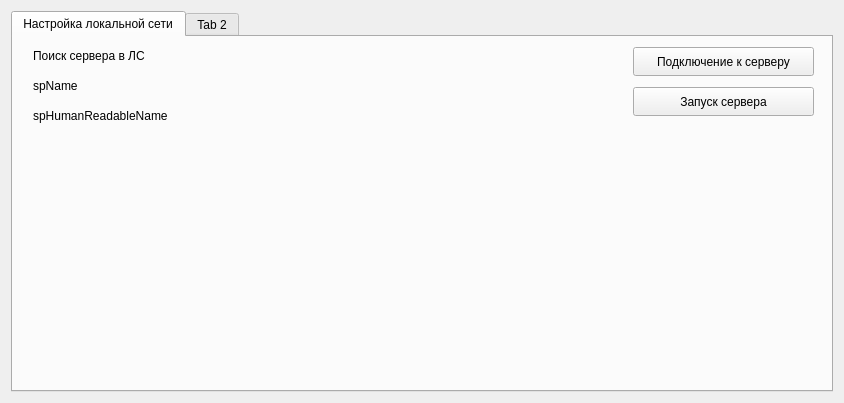
<?xml version="1.0" encoding="UTF-8"?>
<ui version="4.0">
 <class>unitTextMainWindow</class>
 <widget class="QMainWindow" name="unitTextMainWindow">
  <property name="geometry">
   <rect>
    <x>0</x>
    <y>0</y>
    <width>844</width>
    <height>403</height>
   </rect>
  </property>
  <property name="windowTitle">
   <string>unitTextMainWindow</string>
  </property>
  <widget class="QWidget" name="centralWidget">
   <layout class="QGridLayout" name="gridLayout">
    <item row="0" column="0">
     <widget class="QTabWidget" name="tabWidget">
      <widget class="QWidget" name="tab">
       <attribute name="title">
        <string>Настройка локальной сети</string>
       </attribute>
       <widget class="QPushButton" name="btnNetworkInterface">
        <property name="geometry">
         <rect>
          <x>620</x>
          <y>10</y>
          <width>181</width>
          <height>29</height>
         </rect>
        </property>
        <property name="text">
         <string>Подключение к серверу</string>
        </property>
       </widget>
       <widget class="QLabel" name="spHardwareAddress">
        <property name="geometry">
         <rect>
          <x>20</x>
          <y>10</y>
          <width>141</width>
          <height>17</height>
         </rect>
        </property>
        <property name="text">
         <string>Поиск сервера в ЛС</string>
        </property>
       </widget>
       <widget class="QLabel" name="spName">
        <property name="geometry">
         <rect>
          <x>20</x>
          <y>40</y>
          <width>141</width>
          <height>17</height>
         </rect>
        </property>
        <property name="text">
         <string>spName</string>
        </property>
       </widget>
       <widget class="QLabel" name="spHumanReadableName">
        <property name="geometry">
         <rect>
          <x>20</x>
          <y>70</y>
          <width>141</width>
          <height>17</height>
         </rect>
        </property>
        <property name="text">
         <string>spHumanReadableName</string>
        </property>
       </widget>
       <widget class="QPushButton" name="btnNetworkInterface_2">
        <property name="geometry">
         <rect>
          <x>620</x>
          <y>50</y>
          <width>181</width>
          <height>29</height>
         </rect>
        </property>
        <property name="text">
         <string>Запуск сервера</string>
        </property>
       </widget>
      </widget>
      <widget class="QWidget" name="tab_2">
       <attribute name="title">
        <string>Tab 2</string>
       </attribute>
      </widget>
     </widget>
    </item>
   </layout>
  </widget>
 </widget>
 <layoutdefault spacing="6" margin="11"/>
 <resources/>
 <connections/>
</ui>
